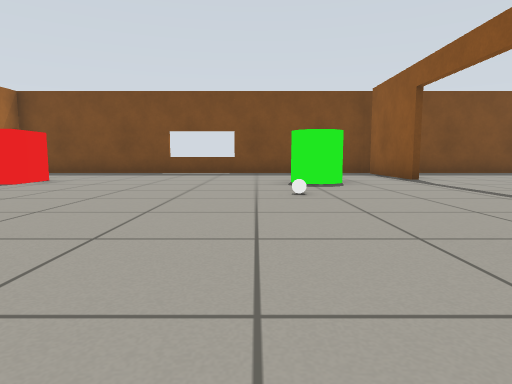
View 1 (above)

16 first-person views from a walk through a Gazebo world. The camera is 0.5 m above the floor, tilts 6° down and sees 75° across. The floor is counted in squares, 1 m on a side. Each view is taken from the middle of a square. On the plan, view 1 faces up. The plan holds only what a view shows up to about 9 squares ahead; the rest is blank. Simple patterns stand in for the simulator's built-in surfaces.

View 2
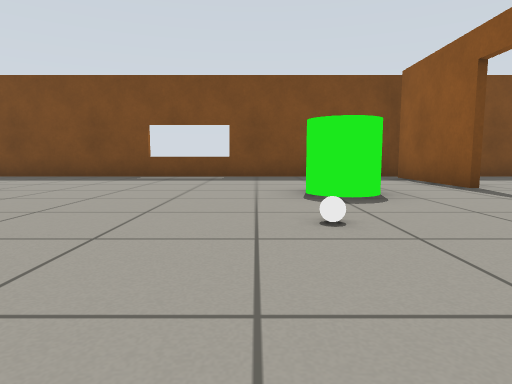

View 3
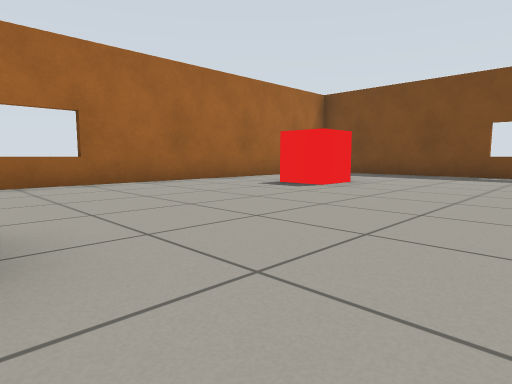

View 4
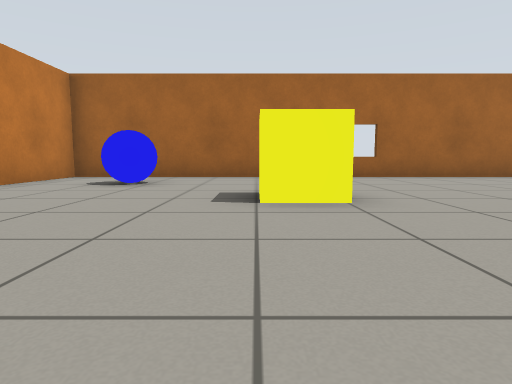

View 5
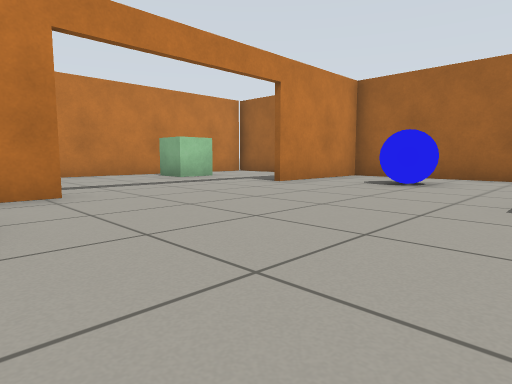

View 6
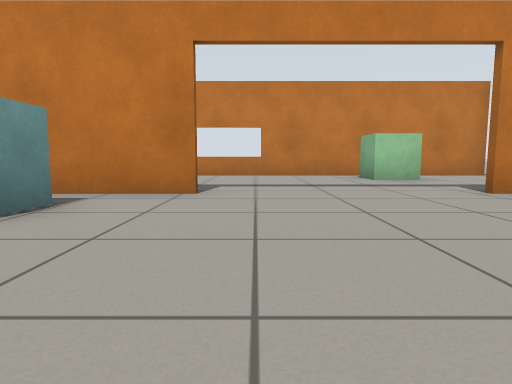

View 7
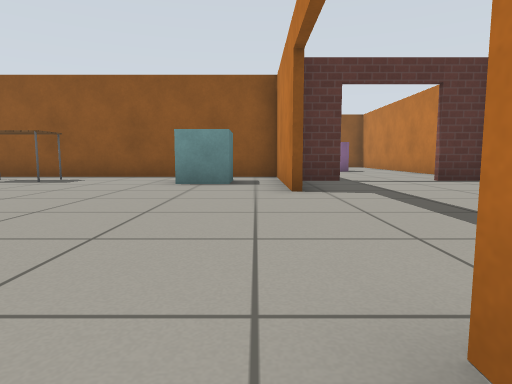

View 8
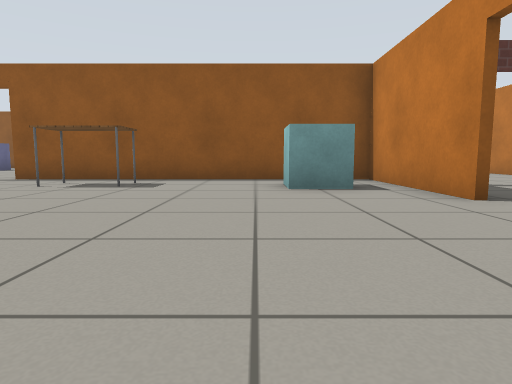

View 9
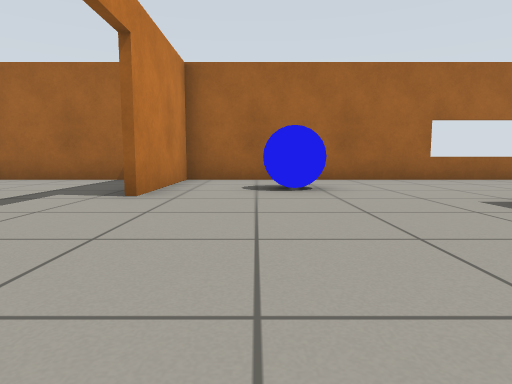

View 10
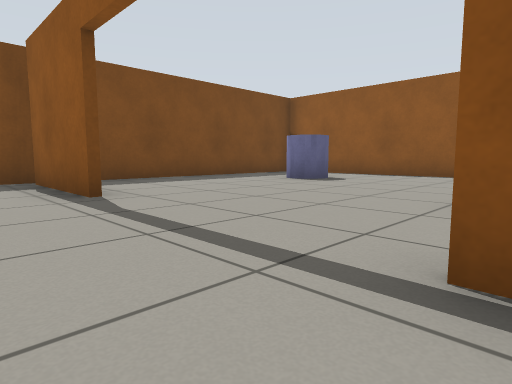

View 11
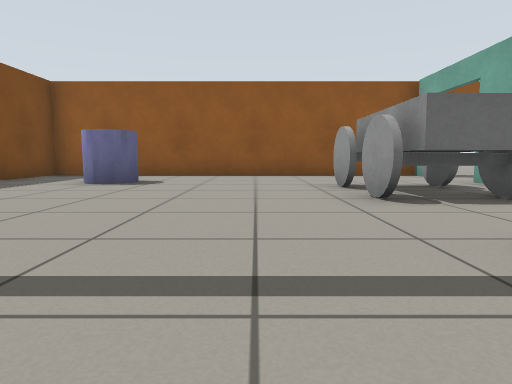

View 12
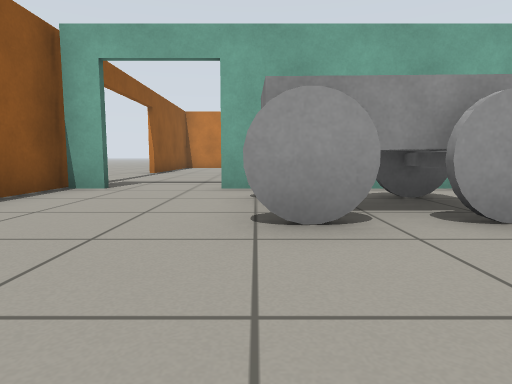

View 13
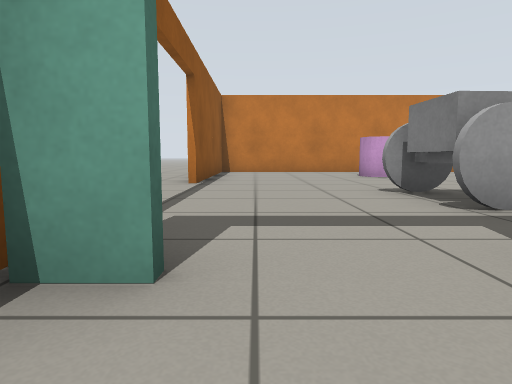

View 14
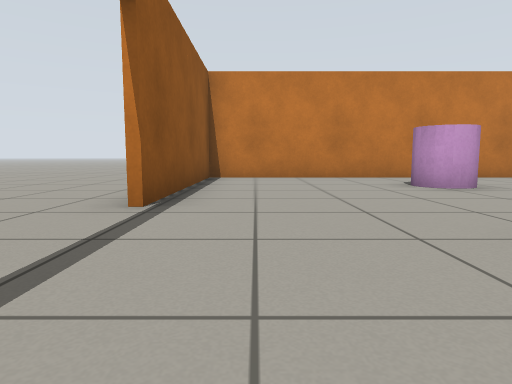

View 15
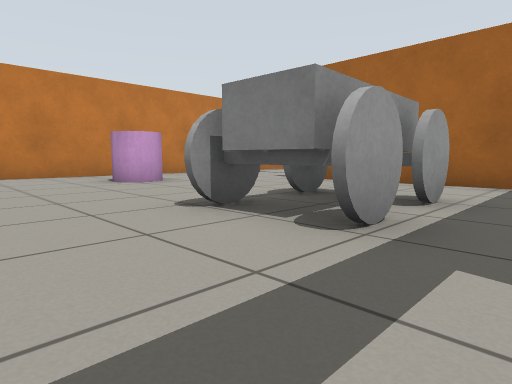

View 16
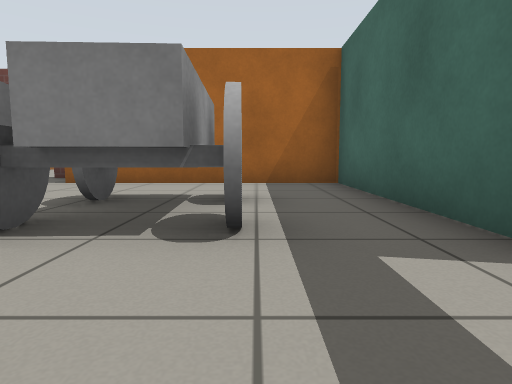

### Floor plan
Points are (right, up) in squares from view 1. A wall is a line through its corners. A room is listed if a view was taken in it or the views show most of it. See-through windows are left out.
Room 1 (views 1, 2, 3, 4, 5, 6, 7, 8, 9, 10, 11)
walls: (3.4, 7.2) (3.4, 10.1); (-7.3, 7.7) (-7.3, -4.5) (-4.1, -4.5); (-0.3, -4.5) (3.4, -4.5) (3.4, 3.4); (2.9, 10.5) (-6.5, 10.5)
ways out: open door at (3.5, 5.5) to room 2; open door at (-2.5, -5) to room 4
objects: blue ball (-6, -3) to (-5, -2); red box (-5, 6) to (-5, 7); yellow box (-3, 0) to (-3, 1); cyan box (1, -3) to (2, -3); white ball (1, 5); green cylinder (1, 6) to (1, 7); table (2, 0) to (2, 1)
Room 2 (views 12, 13)
walls: (4, 0.7) (8.6, 0.7); (11.1, 0.4) (11.1, 10.5) (2.9, 10.5)
ways out: open door at (3.5, 5.5) to room 1; open door at (9.5, 1) to room 3
objects: other object (6, 2) to (8, 3); blue cylinder (8, 8) to (9, 8)
Room 3 (views 14, 15, 16)
walls: (8, 0.6) (3.6, 0.6) (3.6, -4.8); (3.7, -9.1) (11.1, -9.1) (11.1, -4.3)
ways out: open door at (9.5, 1) to room 2; open door at (2, -6.5) to room 4; open door at (11, -2.5)
objects: other object (6, -3) to (8, -1); magenta cylinder (7, -7) to (7, -6)
Room 4 (no view inside)
walls: (-7.3, -5.9) (-7.3, -8.6); (-7.3, -9.1) (0.6, -9.1); (2, -5.9) (2, -4.9); (2, -8.8) (2, -7.8)
ways out: open door at (-2.5, -5) to room 1; open door at (2, -6.5) to room 3
objects: green box (-4, -8) to (-4, -7)

Positions as (right, up) in squares from view 1, and headings:
1: (0, 0), facing up
2: (0, 2), facing up
3: (-1, 1), facing up-left
4: (1, 0), facing left
5: (1, 0), facing down-left
6: (-1, 0), facing down
7: (-5, -4), facing right
8: (-4, -2), facing right
9: (0, -3), facing left
10: (2, 3), facing up-right
11: (2, 5), facing right
12: (8, 6), facing down
13: (10, 2), facing down
14: (10, -1), facing down
15: (10, 0), facing down-left
16: (10, -1), facing left
